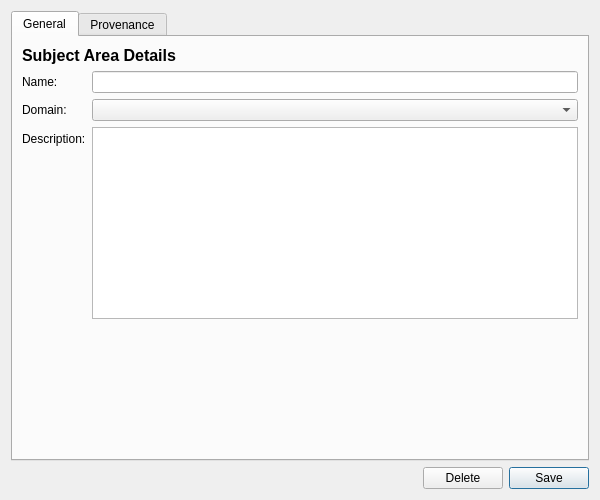
<?xml version="1.0" encoding="UTF-8"?>
<ui version="4.0">
 <class>SubjectAreaDetailDialog</class>
 <widget class="QWidget" name="SubjectAreaDetailDialog">
  <property name="geometry">
   <rect>
    <x>0</x>
    <y>0</y>
    <width>600</width>
    <height>500</height>
   </rect>
  </property>
  <property name="minimumSize">
   <size>
    <width>600</width>
    <height>500</height>
   </size>
  </property>
  <property name="windowTitle">
   <string>Subject Area</string>
  </property>
  <layout class="QVBoxLayout" name="verticalLayout">
   <item>
    <widget class="QTabWidget" name="tabWidget">
     <property name="currentIndex">
      <number>0</number>
     </property>
     <widget class="QWidget" name="generalTab">
      <attribute name="title">
       <string>General</string>
      </attribute>
      <layout class="QVBoxLayout" name="generalLayout">
       <item>
        <widget class="QLabel" name="titleLabel">
         <property name="font">
          <font>
           <pointsize>12</pointsize>
           <bold>true</bold>
          </font>
         </property>
         <property name="text">
          <string>Subject Area Details</string>
         </property>
        </widget>
       </item>
       <item>
        <layout class="QFormLayout" name="formLayout">
         <item row="0" column="0">
          <widget class="QLabel" name="nameLabel">
           <property name="text">
            <string>Name:</string>
           </property>
          </widget>
         </item>
         <item row="0" column="1">
          <widget class="QLineEdit" name="nameEdit">
           <property name="maxLength">
            <number>255</number>
           </property>
          </widget>
         </item>
         <item row="1" column="0">
          <widget class="QLabel" name="domainLabel">
           <property name="text">
            <string>Domain:</string>
           </property>
          </widget>
         </item>
         <item row="1" column="1">
          <widget class="QComboBox" name="domainCombo">
           <property name="minimumWidth">
            <number>200</number>
           </property>
          </widget>
         </item>
         <item row="2" column="0">
          <widget class="QLabel" name="descriptionLabel">
           <property name="text">
            <string>Description:</string>
           </property>
          </widget>
         </item>
         <item row="2" column="1">
          <widget class="QPlainTextEdit" name="descriptionEdit">
           <property name="maximumHeight">
            <number>80</number>
           </property>
          </widget>
         </item>
        </layout>
       </item>
       <item>
        <spacer name="verticalSpacer">
         <property name="orientation">
          <enum>Qt::Vertical</enum>
         </property>
         <property name="sizeHint" stdset="0">
          <size>
           <width>20</width>
           <height>40</height>
          </size>
         </property>
        </spacer>
       </item>
      </layout>
     </widget>
     <widget class="QWidget" name="provenanceTab">
      <attribute name="title">
       <string>Provenance</string>
      </attribute>
      <layout class="QVBoxLayout" name="provenanceTabLayout">
       <item>
        <widget class="ores::qt::ProvenanceWidget" name="provenanceWidget" native="true"/>
       </item>
      </layout>
     </widget>
    </widget>
   </item>
   <item>
    <layout class="QHBoxLayout" name="buttonLayout">
     <item>
      <spacer name="horizontalSpacer">
       <property name="orientation">
        <enum>Qt::Horizontal</enum>
       </property>
       <property name="sizeHint" stdset="0">
        <size>
         <width>40</width>
         <height>20</height>
        </size>
       </property>
      </spacer>
     </item>
     <item>
      <widget class="QPushButton" name="deleteButton">
       <property name="text">
        <string>Delete</string>
       </property>
      </widget>
     </item>
     <item>
      <widget class="QPushButton" name="saveButton">
       <property name="text">
        <string>Save</string>
       </property>
       <property name="default">
        <bool>true</bool>
       </property>
      </widget>
     </item>
    </layout>
   </item>
  </layout>
 </widget>
 <customwidgets>
  <customwidget>
   <class>ores::qt::ProvenanceWidget</class>
   <extends>QWidget</extends>
   <header>ores.qt/ProvenanceWidget.hpp</header>
  </customwidget>
 </customwidgets>
 <resources/>
 <connections/>
</ui>
